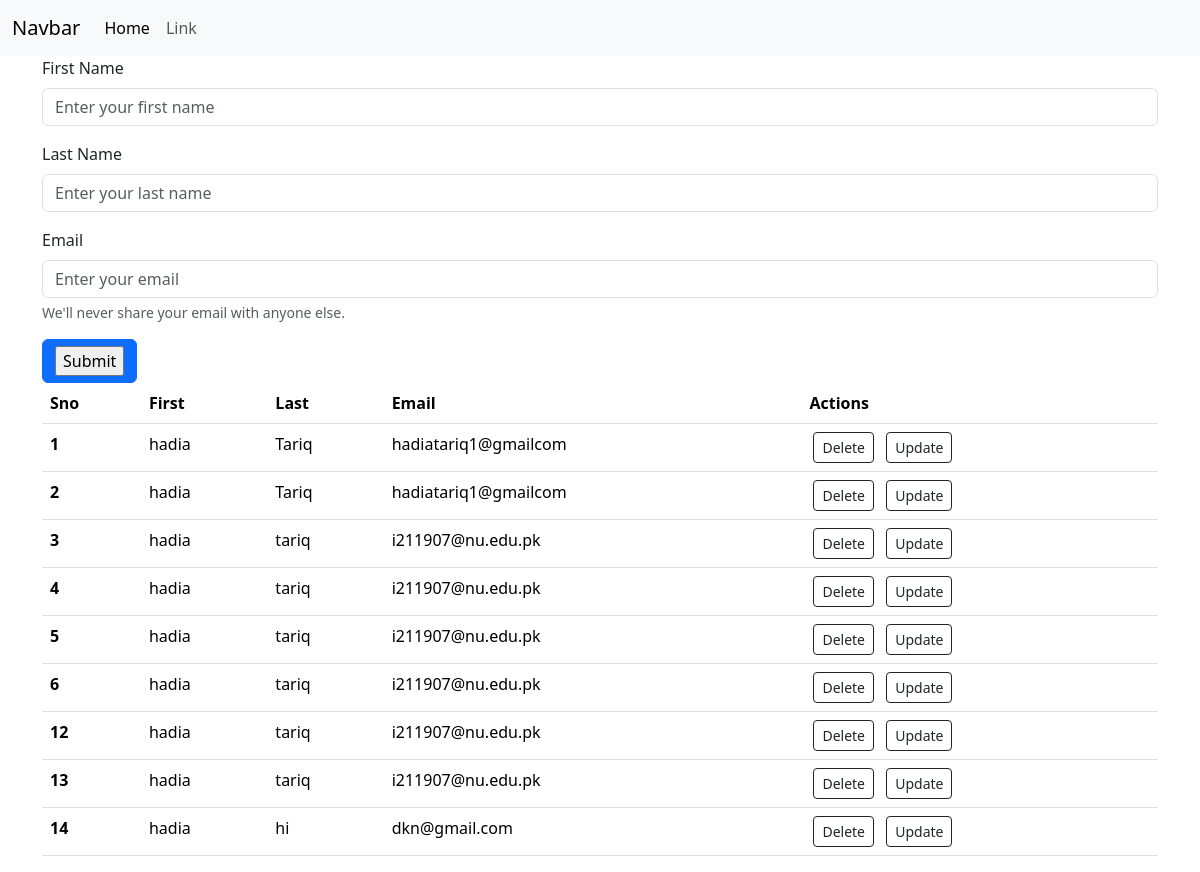
The page / on the database its author committed.
### app.py (models this page shows, shortened)
class FirstApp(db.Model):
    sno = db.Column(db.Integer, primary_key=True, autoincrement=True)
    fname = db.Column(db.String(100), nullable=False)
    lname = db.Column(db.String(100), nullable=False)
    email = db.Column(db.String(100), nullable=False)

### app.py (the view, shortened to what this page needs)
@app.route('/', methods=['GET', 'POST'])
def hello_world():
    form = FirstForm()
    allpeople = FirstApp.query.all()
    return render_template('index.html', allpeople=allpeople, form=form)

### app.py
class FirstForm(FlaskForm):
    fname = StringField('First Name', validators=[DataRequired(), Length(max=100)])
    lname = StringField('Last Name', validators=[DataRequired(), Length(max=100)])
    email = EmailField('Email', validators=[DataRequired(), Email()])
    submit = SubmitField('Submit')

### Templates/index.html (shortened to what this page needs)
<!doctype html>
<html lang="en">
<head>
    <link href="https://cdn.jsdelivr.net/npm/bootstrap@5.3.3/dist/css/bootstrap.min.css" rel="stylesheet">
</head>
<body>
    <nav class="navbar navbar-expand-lg bg-body-tertiary">
        <div class="container-fluid">
            <a class="navbar-brand" href="#">Navbar</a>
            <div class="collapse navbar-collapse" id="navbarSupportedContent">
                <ul class="navbar-nav me-auto mb-2 mb-lg-0">
                    <li class="nav-item">
                        <a class="nav-link active" aria-current="page" href="#">Home</a>
                    </li>
                    <li class="nav-item">
                        <a class="nav-link" href="#">Link</a>
                    </li>
                </ul>
            </div>
        </div>
    </nav>
    <div class="container">
        <form method="POST" action="/">
            <div class="mb-3">
                {{ form.fname.label(class="form-label") }}
                {{ form.fname(class="form-control", placeholder="Enter your first name") }}
            </div>
            <div class="mb-3">
                {{ form.lname.label(class="form-label") }}
                {{ form.lname(class="form-control", placeholder="Enter your last name") }}
            </div>
            <div class="mb-3">
                {{ form.email.label(class="form-label") }}
                {{ form.email(class="form-control", placeholder="Enter your email") }}
                <div class="form-text">We'll never share your email with anyone else.</div>
            </div>
            <button type="submit" class="btn btn-primary">{{ form.submit() }}</button>
        </form>
    </div>
    <div class="container">
        <table class="table">
            <thead>
                <tr>
                    <th scope="col">Sno</th>
                    <th scope="col">First</th>
                    <th scope="col">Last</th>
                    <th scope="col">Email</th>
                    <th scope="col">Actions</th>
                </tr>
            </thead>
            <tbody>
                {% for people in allpeople %}
                <tr>
                    <th scope="row">{{ people.sno }}</th>
                    <td>{{ people.fname }}</td>
                    <td>{{ people.lname }}</td>
                    <td>{{ people.email }}</td>
                    <td>
                        <a href="/delete/{{ people.sno }}" class="btn btn-outline-dark btn-sm mx-1">Delete</a>
                        <a href="/update/{{ people.sno }}" class="btn btn-outline-dark btn-sm mx-1">Update</a>
                    </td>
                </tr>
                {% endfor %}
            </tbody>
        </table>
    </div>
</body>
</html>

### rows shown on the page
FirstApp: sno "1", fname "hadia", lname "Tariq", email "hadiatariq1@gmailcom"
FirstApp: sno "2", fname "hadia", lname "Tariq", email "hadiatariq1@gmailcom"
FirstApp: sno "3", fname "hadia", lname "tariq", email "i211907@nu.edu.pk"
FirstApp: sno "4", fname "hadia", lname "tariq", email "i211907@nu.edu.pk"
FirstApp: sno "5", fname "hadia", lname "tariq", email "i211907@nu.edu.pk"
FirstApp: sno "6", fname "hadia", lname "tariq", email "i211907@nu.edu.pk"
FirstApp: sno "12", fname "hadia", lname "tariq", email "i211907@nu.edu.pk"
FirstApp: sno "13", fname "hadia", lname "tariq", email "i211907@nu.edu.pk"
FirstApp: sno "14", fname "hadia", lname "hi", email "dkn@gmail.com"
